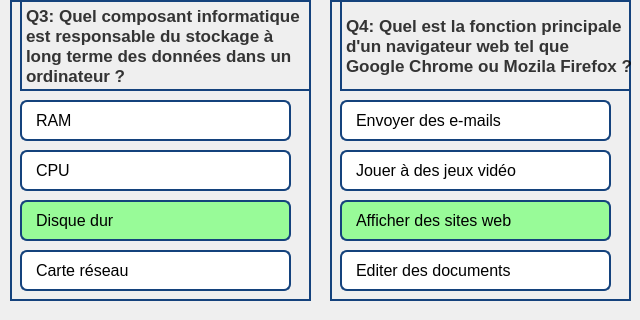
       <widget class="QFrame" name="frame_2">
        <property name="minimumSize">
         <size>
          <width>0</width>
          <height>320</height>
         </size>
        </property>
        <property name="styleSheet">
         <string notr="true">border: none;</string>
        </property>
        <property name="frameShape">
         <enum>QFrame::StyledPanel</enum>
        </property>
        <property name="frameShadow">
         <enum>QFrame::Raised</enum>
        </property>
        <widget class="QWidget" name="widget_4" native="true">
         <property name="geometry">
          <rect>
           <x>10</x>
           <y>0</y>
           <width>301</width>
           <height>301</height>
          </rect>
         </property>
         <property name="minimumSize">
          <size>
           <width>0</width>
           <height>281</height>
          </size>
         </property>
         <property name="styleSheet">
          <string notr="true">border: 2px solid rgb(20, 66, 124);;
</string>
         </property>
         <widget class="QLabel" name="label_9">
          <property name="geometry">
           <rect>
            <x>10</x>
            <y>100</y>
            <width>271</width>
            <height>41</height>
           </rect>
          </property>
          <property name="styleSheet">
           <string notr="true">background-color: rgba(255, 255, 255, 255);
border-radius: 7px;</string>
          </property>
          <property name="text">
           <string/>
          </property>
         </widget>
         <widget class="QLabel" name="label_10">
          <property name="geometry">
           <rect>
            <x>10</x>
            <y>150</y>
            <width>271</width>
            <height>41</height>
           </rect>
          </property>
          <property name="styleSheet">
           <string notr="true">background-color: rgba(255, 255, 255, 255);
border-radius: 7px;</string>
          </property>
          <property name="text">
           <string/>
          </property>
         </widget>
         <widget class="QLabel" name="label_11">
          <property name="geometry">
           <rect>
            <x>10</x>
            <y>200</y>
            <width>271</width>
            <height>41</height>
           </rect>
          </property>
          <property name="styleSheet">
           <string notr="true">background-color: rgb(152, 251, 152);
border-radius: 7px;</string>
          </property>
          <property name="text">
           <string/>
          </property>
         </widget>
         <widget class="QLabel" name="label_13">
          <property name="geometry">
           <rect>
            <x>10</x>
            <y>250</y>
            <width>271</width>
            <height>41</height>
           </rect>
          </property>
          <property name="styleSheet">
           <string notr="true">background-color: rgba(255, 255, 255, 255);
border-radius: 7px;</string>
          </property>
          <property name="text">
           <string/>
          </property>
         </widget>
         <widget class="QLabel" name="label_14">
          <property name="geometry">
           <rect>
            <x>10</x>
            <y>0</y>
            <width>291</width>
            <height>91</height>
           </rect>
          </property>
          <property name="font">
           <font>
            <pointsize>13</pointsize>
            <weight>75</weight>
            <bold>true</bold>
           </font>
          </property>
          <property name="styleSheet">
           <string notr="true">color: rgba(0, 0, 0, 200);</string>
          </property>
          <property name="text">
           <string>Q3: Quel composant informatique
est responsable du stockage à
long terme des données dans un
ordinateur ?</string>
          </property>
         </widget>
         <widget class="QLabel" name="label_47">
          <property name="geometry">
           <rect>
            <x>20</x>
            <y>110</y>
            <width>241</width>
            <height>21</height>
           </rect>
          </property>
          <property name="font">
           <font>
            <pointsize>12</pointsize>
           </font>
          </property>
          <property name="styleSheet">
           <string notr="true">border-color: none;</string>
          </property>
          <property name="text">
           <string>RAM</string>
          </property>
         </widget>
         <widget class="QLabel" name="label_48">
          <property name="geometry">
           <rect>
            <x>20</x>
            <y>160</y>
            <width>241</width>
            <height>21</height>
           </rect>
          </property>
          <property name="font">
           <font>
            <pointsize>12</pointsize>
           </font>
          </property>
          <property name="styleSheet">
           <string notr="true">border-color: none;</string>
          </property>
          <property name="text">
           <string>CPU</string>
          </property>
         </widget>
         <widget class="QLabel" name="label_49">
          <property name="geometry">
           <rect>
            <x>20</x>
            <y>210</y>
            <width>241</width>
            <height>21</height>
           </rect>
          </property>
          <property name="font">
           <font>
            <pointsize>12</pointsize>
           </font>
          </property>
          <property name="styleSheet">
           <string notr="true">border-color: none;</string>
          </property>
          <property name="text">
           <string>Disque dur</string>
          </property>
         </widget>
         <widget class="QLabel" name="label_50">
          <property name="geometry">
           <rect>
            <x>20</x>
            <y>260</y>
            <width>241</width>
            <height>21</height>
           </rect>
          </property>
          <property name="font">
           <font>
            <pointsize>12</pointsize>
           </font>
          </property>
          <property name="styleSheet">
           <string notr="true">border-color: none;</string>
          </property>
          <property name="text">
           <string>Carte réseau</string>
          </property>
         </widget>
        </widget>
        <widget class="QWidget" name="widget_5" native="true">
         <property name="geometry">
          <rect>
           <x>330</x>
           <y>0</y>
           <width>301</width>
           <height>301</height>
          </rect>
         </property>
         <property name="minimumSize">
          <size>
           <width>0</width>
           <height>281</height>
          </size>
         </property>
         <property name="styleSheet">
          <string notr="true">border: 2px solid rgb(20, 66, 124);;
</string>
         </property>
         <widget class="QLabel" name="label_51">
          <property name="geometry">
           <rect>
            <x>10</x>
            <y>100</y>
            <width>271</width>
            <height>41</height>
           </rect>
          </property>
          <property name="styleSheet">
           <string notr="true">background-color: rgba(255, 255, 255, 255);
border-radius: 7px;</string>
          </property>
          <property name="text">
           <string/>
          </property>
         </widget>
         <widget class="QLabel" name="label_52">
          <property name="geometry">
           <rect>
            <x>10</x>
            <y>150</y>
            <width>271</width>
            <height>41</height>
           </rect>
          </property>
          <property name="styleSheet">
           <string notr="true">background-color: rgba(255, 255, 255, 255);
border-radius: 7px;</string>
          </property>
          <property name="text">
           <string/>
          </property>
         </widget>
         <widget class="QLabel" name="label_53">
          <property name="geometry">
           <rect>
            <x>10</x>
            <y>200</y>
            <width>271</width>
            <height>41</height>
           </rect>
          </property>
          <property name="styleSheet">
           <string notr="true">background-color: rgb(152, 251, 152);
border-radius: 7px;</string>
          </property>
          <property name="text">
           <string/>
          </property>
         </widget>
         <widget class="QLabel" name="label_54">
          <property name="geometry">
           <rect>
            <x>10</x>
            <y>250</y>
            <width>271</width>
            <height>41</height>
           </rect>
          </property>
          <property name="styleSheet">
           <string notr="true">background-color: rgba(255, 255, 255, 255);
border-radius: 7px;</string>
          </property>
          <property name="text">
           <string/>
          </property>
         </widget>
         <widget class="QLabel" name="label_55">
          <property name="geometry">
           <rect>
            <x>10</x>
            <y>0</y>
            <width>401</width>
            <height>91</height>
           </rect>
          </property>
          <property name="font">
           <font>
            <pointsize>13</pointsize>
            <weight>75</weight>
            <bold>true</bold>
           </font>
          </property>
          <property name="styleSheet">
           <string notr="true">color: rgba(0, 0, 0, 200);
</string>
          </property>
          <property name="text">
           <string>Q4: Quel est la fonction principale
d'un navigateur web tel que
Google Chrome ou Mozila Firefox ?</string>
          </property>
         </widget>
         <widget class="QLabel" name="label_56">
          <property name="geometry">
           <rect>
            <x>20</x>
            <y>110</y>
            <width>241</width>
            <height>21</height>
           </rect>
          </property>
          <property name="font">
           <font>
            <pointsize>12</pointsize>
           </font>
          </property>
          <property name="styleSheet">
           <string notr="true">border-color: none;</string>
          </property>
          <property name="text">
           <string>Envoyer des e-mails</string>
          </property>
         </widget>
         <widget class="QLabel" name="label_57">
          <property name="geometry">
           <rect>
            <x>20</x>
            <y>160</y>
            <width>241</width>
            <height>21</height>
           </rect>
          </property>
          <property name="font">
           <font>
            <pointsize>12</pointsize>
           </font>
          </property>
          <property name="styleSheet">
           <string notr="true">border-color: none;</string>
          </property>
          <property name="text">
           <string>Jouer à des jeux vidéo</string>
          </property>
         </widget>
         <widget class="QLabel" name="label_58">
          <property name="geometry">
           <rect>
            <x>20</x>
            <y>210</y>
            <width>241</width>
            <height>21</height>
           </rect>
          </property>
          <property name="font">
           <font>
            <pointsize>12</pointsize>
           </font>
          </property>
          <property name="styleSheet">
           <string notr="true">border-color: none;</string>
          </property>
          <property name="text">
           <string>Afficher des sites web</string>
          </property>
         </widget>
         <widget class="QLabel" name="label_59">
          <property name="geometry">
           <rect>
            <x>20</x>
            <y>260</y>
            <width>241</width>
            <height>21</height>
           </rect>
          </property>
          <property name="font">
           <font>
            <pointsize>12</pointsize>
           </font>
          </property>
          <property name="styleSheet">
           <string notr="true">border-color: none;</string>
          </property>
          <property name="text">
           <string>Editer des documents</string>
          </property>
         </widget>
        </widget>
       </widget>
